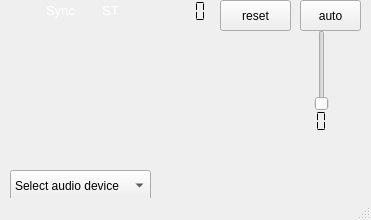
<?xml version="1.0" encoding="UTF-8"?>
<ui version="4.0">
 <class>dabradio</class>
 <widget class="QMainWindow" name="dabradio">
  <property name="geometry">
   <rect>
    <x>0</x>
    <y>0</y>
    <width>371</width>
    <height>220</height>
   </rect>
  </property>
  <property name="windowTitle">
   <string>jan's radio</string>
  </property>
  <widget class="QWidget" name="centralwidget">
   <widget class="QComboBox" name="streamoutSelector">
    <property name="geometry">
     <rect>
      <x>10</x>
      <y>170</y>
      <width>141</width>
      <height>31</height>
     </rect>
    </property>
    <property name="toolTip">
     <string>&lt;html&gt;&lt;head/&gt;&lt;body&gt;&lt;p&gt;Select a device (channel) for the audio output. On program start up a default is chosen.&lt;/p&gt;&lt;/body&gt;&lt;/html&gt;</string>
    </property>
    <item>
     <property name="text">
      <string>Select audio device</string>
     </property>
    </item>
   </widget>
   <widget class="QLabel" name="timeDisplay">
    <property name="geometry">
     <rect>
      <x>160</x>
      <y>170</y>
      <width>211</width>
      <height>31</height>
     </rect>
    </property>
    <property name="text">
     <string/>
    </property>
   </widget>
   <widget class="QLabel" name="dynamicLabel">
    <property name="geometry">
     <rect>
      <x>10</x>
      <y>140</y>
      <width>361</width>
      <height>31</height>
     </rect>
    </property>
    <property name="toolTip">
     <string>&lt;html&gt;&lt;head/&gt;&lt;body&gt;&lt;p&gt;Dynamic label (DLS)&lt;/p&gt;&lt;p&gt;The selected program may carry some textual information, that information is displayed here.&lt;/p&gt;&lt;/body&gt;&lt;/html&gt;</string>
    </property>
    <property name="frameShape">
     <enum>QFrame::NoFrame</enum>
    </property>
    <property name="frameShadow">
     <enum>QFrame::Plain</enum>
    </property>
    <property name="text">
     <string/>
    </property>
    <property name="alignment">
     <set>Qt::AlignLeading|Qt::AlignLeft|Qt::AlignVCenter</set>
    </property>
    <property name="wordWrap">
     <bool>true</bool>
    </property>
    <property name="openExternalLinks">
     <bool>true</bool>
    </property>
    <property name="textInteractionFlags">
     <set>Qt::LinksAccessibleByKeyboard|Qt::LinksAccessibleByMouse|Qt::TextBrowserInteraction|Qt::TextSelectableByKeyboard|Qt::TextSelectableByMouse</set>
    </property>
   </widget>
   <widget class="QLabel" name="syncedLabel">
    <property name="geometry">
     <rect>
      <x>40</x>
      <y>0</y>
      <width>41</width>
      <height>21</height>
     </rect>
    </property>
    <property name="palette">
     <palette>
      <active>
       <colorrole role="WindowText">
        <brush brushstyle="SolidPattern">
         <color alpha="255">
          <red>255</red>
          <green>255</green>
          <blue>255</blue>
         </color>
        </brush>
       </colorrole>
      </active>
      <inactive>
       <colorrole role="WindowText">
        <brush brushstyle="SolidPattern">
         <color alpha="255">
          <red>255</red>
          <green>255</green>
          <blue>255</blue>
         </color>
        </brush>
       </colorrole>
      </inactive>
      <disabled>
       <colorrole role="WindowText">
        <brush brushstyle="SolidPattern">
         <color alpha="255">
          <red>190</red>
          <green>190</green>
          <blue>190</blue>
         </color>
        </brush>
       </colorrole>
      </disabled>
     </palette>
    </property>
    <property name="font">
     <font>
      <pointsize>10</pointsize>
     </font>
    </property>
    <property name="toolTip">
     <string>&lt;html&gt;&lt;head/&gt;&lt;body&gt;&lt;p&gt;Indicator for time synchronization&lt;/p&gt;&lt;p&gt;Green means that the software recognizes that there are DAB frames, not necessarily that the software is able to decode the DAB stream.&lt;/p&gt;&lt;/body&gt;&lt;/html&gt;</string>
    </property>
    <property name="frameShape">
     <enum>QFrame::NoFrame</enum>
    </property>
    <property name="text">
     <string>Sync</string>
    </property>
    <property name="alignment">
     <set>Qt::AlignCenter</set>
    </property>
   </widget>
   <widget class="QLabel" name="ensembleName">
    <property name="geometry">
     <rect>
      <x>10</x>
      <y>60</y>
      <width>221</width>
      <height>41</height>
     </rect>
    </property>
    <property name="font">
     <font>
      <pointsize>18</pointsize>
     </font>
    </property>
    <property name="toolTip">
     <string>&lt;html&gt;&lt;head/&gt;&lt;body&gt;&lt;p&gt;Ensemble name&lt;/p&gt;&lt;/body&gt;&lt;/html&gt;</string>
    </property>
    <property name="text">
     <string/>
    </property>
    <property name="textInteractionFlags">
     <set>Qt::LinksAccessibleByMouse|Qt::TextSelectableByMouse</set>
    </property>
   </widget>
   <widget class="QLabel" name="stereoLabel">
    <property name="geometry">
     <rect>
      <x>90</x>
      <y>0</y>
      <width>41</width>
      <height>21</height>
     </rect>
    </property>
    <property name="palette">
     <palette>
      <active>
       <colorrole role="WindowText">
        <brush brushstyle="SolidPattern">
         <color alpha="255">
          <red>255</red>
          <green>255</green>
          <blue>255</blue>
         </color>
        </brush>
       </colorrole>
       <colorrole role="Text">
        <brush brushstyle="SolidPattern">
         <color alpha="255">
          <red>255</red>
          <green>255</green>
          <blue>255</blue>
         </color>
        </brush>
       </colorrole>
      </active>
      <inactive>
       <colorrole role="WindowText">
        <brush brushstyle="SolidPattern">
         <color alpha="255">
          <red>255</red>
          <green>255</green>
          <blue>255</blue>
         </color>
        </brush>
       </colorrole>
       <colorrole role="Text">
        <brush brushstyle="SolidPattern">
         <color alpha="255">
          <red>255</red>
          <green>255</green>
          <blue>255</blue>
         </color>
        </brush>
       </colorrole>
      </inactive>
      <disabled>
       <colorrole role="WindowText">
        <brush brushstyle="SolidPattern">
         <color alpha="255">
          <red>190</red>
          <green>190</green>
          <blue>190</blue>
         </color>
        </brush>
       </colorrole>
       <colorrole role="Text">
        <brush brushstyle="SolidPattern">
         <color alpha="255">
          <red>190</red>
          <green>190</green>
          <blue>190</blue>
         </color>
        </brush>
       </colorrole>
      </disabled>
     </palette>
    </property>
    <property name="font">
     <font>
      <pointsize>10</pointsize>
     </font>
    </property>
    <property name="toolTip">
     <string>&lt;html&gt;&lt;head/&gt;&lt;body&gt;&lt;p&gt;Stereo label&lt;/p&gt;&lt;p&gt;Green means that the program is in stereo.&lt;br/&gt;Red means no audio or mono transmission.&lt;/p&gt;&lt;/body&gt;&lt;/html&gt;</string>
    </property>
    <property name="frameShape">
     <enum>QFrame::NoFrame</enum>
    </property>
    <property name="text">
     <string>ST</string>
    </property>
    <property name="alignment">
     <set>Qt::AlignCenter</set>
    </property>
   </widget>
   <widget class="QLabel" name="strength_0_label">
    <property name="geometry">
     <rect>
      <x>150</x>
      <y>40</y>
      <width>21</width>
      <height>16</height>
     </rect>
    </property>
    <property name="text">
     <string/>
    </property>
   </widget>
   <widget class="QLabel" name="strength_1_label">
    <property name="geometry">
     <rect>
      <x>180</x>
      <y>40</y>
      <width>21</width>
      <height>16</height>
     </rect>
    </property>
    <property name="text">
     <string/>
    </property>
   </widget>
   <widget class="QLabel" name="strength_2_label">
    <property name="geometry">
     <rect>
      <x>210</x>
      <y>40</y>
      <width>21</width>
      <height>16</height>
     </rect>
    </property>
    <property name="text">
     <string/>
    </property>
   </widget>
   <widget class="QLabel" name="strength_3_label">
    <property name="geometry">
     <rect>
      <x>240</x>
      <y>40</y>
      <width>21</width>
      <height>16</height>
     </rect>
    </property>
    <property name="text">
     <string/>
    </property>
   </widget>
   <widget class="QLabel" name="strength_4_label">
    <property name="geometry">
     <rect>
      <x>270</x>
      <y>40</y>
      <width>21</width>
      <height>16</height>
     </rect>
    </property>
    <property name="text">
     <string/>
    </property>
   </widget>
   <widget class="QLabel" name="serviceLabel">
    <property name="geometry">
     <rect>
      <x>10</x>
      <y>100</y>
      <width>211</width>
      <height>31</height>
     </rect>
    </property>
    <property name="text">
     <string/>
    </property>
   </widget>
   <widget class="QPushButton" name="resetButton">
    <property name="geometry">
     <rect>
      <x>220</x>
      <y>0</y>
      <width>71</width>
      <height>31</height>
     </rect>
    </property>
    <property name="toolTip">
     <string>&lt;html&gt;&lt;head/&gt;&lt;body&gt;&lt;p&gt;Reset button. Press this and a scan is made over all channels in the selected band (BAND III by default)&lt;/p&gt;&lt;p&gt;to collect data on available services in these channels.&lt;/p&gt;&lt;/body&gt;&lt;/html&gt;</string>
    </property>
    <property name="text">
     <string>reset</string>
    </property>
   </widget>
   <widget class="QLCDNumber" name="serviceCountDisplay">
    <property name="geometry">
     <rect>
      <x>180</x>
      <y>0</y>
      <width>31</width>
      <height>23</height>
     </rect>
    </property>
    <property name="frameShape">
     <enum>QFrame::NoFrame</enum>
    </property>
    <property name="digitCount">
     <number>2</number>
    </property>
    <property name="segmentStyle">
     <enum>QLCDNumber::Flat</enum>
    </property>
   </widget>
   <widget class="QLabel" name="motLabel">
    <property name="geometry">
     <rect>
      <x>140</x>
      <y>0</y>
      <width>31</width>
      <height>21</height>
     </rect>
    </property>
    <property name="toolTip">
     <string>&lt;html&gt;&lt;head/&gt;&lt;body&gt;&lt;p&gt;Synchronization indicator. Greem means sync is OK&lt;/p&gt;&lt;/body&gt;&lt;/html&gt;</string>
    </property>
    <property name="text">
     <string/>
    </property>
   </widget>
   <widget class="QPushButton" name="autogainButton">
    <property name="geometry">
     <rect>
      <x>300</x>
      <y>0</y>
      <width>61</width>
      <height>31</height>
     </rect>
    </property>
    <property name="text">
     <string>auto</string>
    </property>
   </widget>
   <widget class="QSlider" name="gainSlider">
    <property name="geometry">
     <rect>
      <x>310</x>
      <y>30</y>
      <width>24</width>
      <height>81</height>
     </rect>
    </property>
    <property name="toolTip">
     <string>&lt;html&gt;&lt;head/&gt;&lt;body&gt;&lt;p&gt;Gain setting. Different behaviour for different devices. For the SDRplay it is gain reduction.&lt;/p&gt;&lt;/body&gt;&lt;/html&gt;</string>
    </property>
    <property name="orientation">
     <enum>Qt::Vertical</enum>
    </property>
   </widget>
   <widget class="QLCDNumber" name="gainvalueDisplay">
    <property name="geometry">
     <rect>
      <x>280</x>
      <y>110</y>
      <width>64</width>
      <height>23</height>
     </rect>
    </property>
    <property name="frameShape">
     <enum>QFrame::NoFrame</enum>
    </property>
    <property name="digitCount">
     <number>3</number>
    </property>
    <property name="segmentStyle">
     <enum>QLCDNumber::Flat</enum>
    </property>
   </widget>
   <widget class="QLabel" name="copyrightLabel">
    <property name="geometry">
     <rect>
      <x>0</x>
      <y>0</y>
      <width>31</width>
      <height>21</height>
     </rect>
    </property>
    <property name="text">
     <string/>
    </property>
   </widget>
  </widget>
  <widget class="QStatusBar" name="statusbar"/>
 </widget>
 <resources/>
 <connections/>
</ui>
